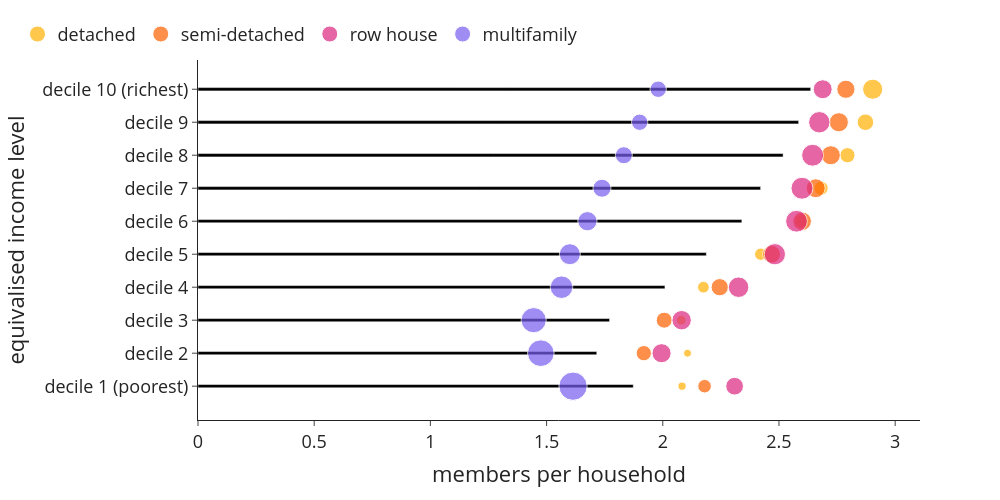

Notebook code for this chart:
### Code cell
bubblechart(use['n_hhdmem'+year], use['n_hhd'], use['n_hhd'], 0, 1, 'members per household', class_name_long,'cap_per_hhd_class_type')

### Figure 1 — Plotly figure (JSON) as saved in the notebook; plotly's stock layout.template omitted (floating-point values rounded to 4 significant figures)
{"data": [{"alignmentgroup": "True", "hovertemplate": "members per household=%{x}<br>equivalised income level=%{y}<extra></extra>", "legendgroup": "", "marker": {"color": "#000000", "pattern": {"shape": ""}}, "name": "", "offsetgroup": "", "orientation": "h", "showlegend": false, "textposition": "auto", "type": "bar", "x": [1.873, 1.716, 1.771, 2.009, 2.187, 2.34, 2.421, 2.518, 2.585, 2.636], "xaxis": "x", "y": ["decile 1 (poorest)", "decile 2", "decile 3", "decile 4", "decile 5", "decile 6", "decile 7", "decile 8", "decile 9", "decile 10 (richest)"], "yaxis": "y"}, {"legendrank": 0, "marker": {"color": "#ffb000", "size": [36355, 30840, 51695, 73830, 81810, 94870, 107370, 124655, 148020, 218310], "sizemin": 4, "sizemode": "area", "sizeref": 1079.0}, "mode": "markers", "name": "detached", "showlegend": true, "type": "scatter", "x": [2.083, 2.106, 2.079, 2.175, 2.422, 2.598, 2.681, 2.795, 2.872, 2.903], "y": ["decile 1 (poorest)", "decile 2", "decile 3", "decile 4", "decile 5", "decile 6", "decile 7", "decile 8", "decile 9", "decile 10 (richest)"]}, {"legendrank": 1, "marker": {"color": "#fe6100", "size": [99175, 125630, 138465, 161155, 172830, 185810, 193630, 196775, 197530, 178785], "sizemin": 4, "sizemode": "area", "sizeref": 1079.0}, "mode": "markers", "name": "semi-detached", "showlegend": true, "type": "scatter", "x": [2.18, 1.918, 2.006, 2.245, 2.468, 2.6, 2.658, 2.723, 2.757, 2.788], "y": ["decile 1 (poorest)", "decile 2", "decile 3", "decile 4", "decile 5", "decile 6", "decile 7", "decile 8", "decile 9", "decile 10 (richest)"]}, {"legendrank": 2, "marker": {"color": "#dc267f", "size": [169390, 196865, 203980, 227110, 244090, 255915, 259785, 258160, 246770, 194175], "sizemin": 4, "sizemode": "area", "sizeref": 1079.0}, "mode": "markers", "name": "row house", "showlegend": true, "type": "scatter", "x": [2.309, 1.995, 2.081, 2.326, 2.482, 2.576, 2.599, 2.645, 2.674, 2.688], "y": ["decile 1 (poorest)", "decile 2", "decile 3", "decile 4", "decile 5", "decile 6", "decile 7", "decile 8", "decile 9", "decile 10 (richest)"]}, {"legendrank": 3, "marker": {"color": "#785ef0", "size": [431690, 383500, 342270, 274595, 237750, 200040, 175930, 157110, 144275, 145370], "sizemin": 4, "sizemode": "area", "sizeref": 1079.0}, "mode": "markers", "name": "multifamily", "showlegend": true, "type": "scatter", "x": [1.614, 1.475, 1.444, 1.564, 1.6, 1.676, 1.738, 1.832, 1.901, 1.98], "y": ["decile 1 (poorest)", "decile 2", "decile 3", "decile 4", "decile 5", "decile 6", "decile 7", "decile 8", "decile 9", "decile 10 (richest)"]}], "layout": {"bargap": 0.9, "barmode": "relative", "font": {"size": 18}, "height": 500, "legend": {"orientation": "h", "tracegroupgap": 0, "x": -0.25, "xanchor": "left", "y": 1.02, "yanchor": "bottom"}, "margin": {"t": 60}, "width": 1000, "xaxis": {"anchor": "y", "domain": [0, 1], "title": {"text": "members per household"}}, "yaxis": {"anchor": "x", "domain": [0, 1], "title": {"text": "equivalised income level"}}}}
